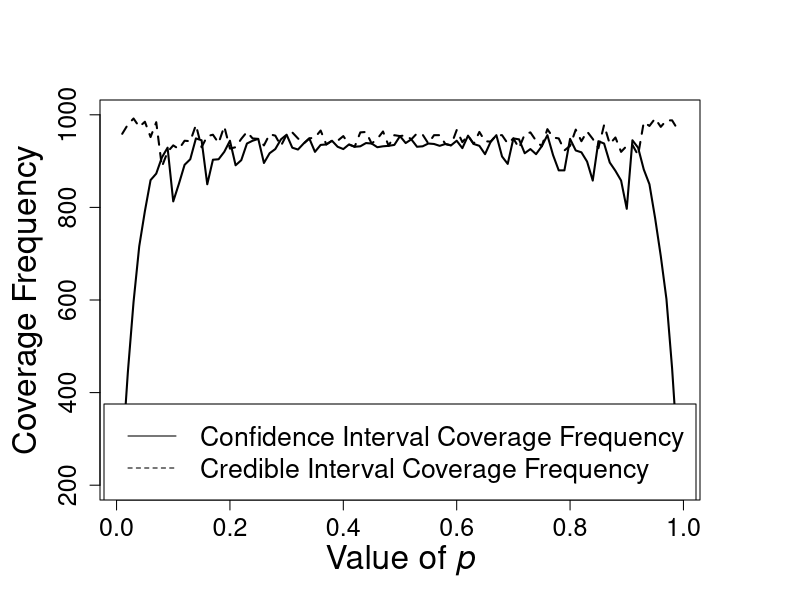
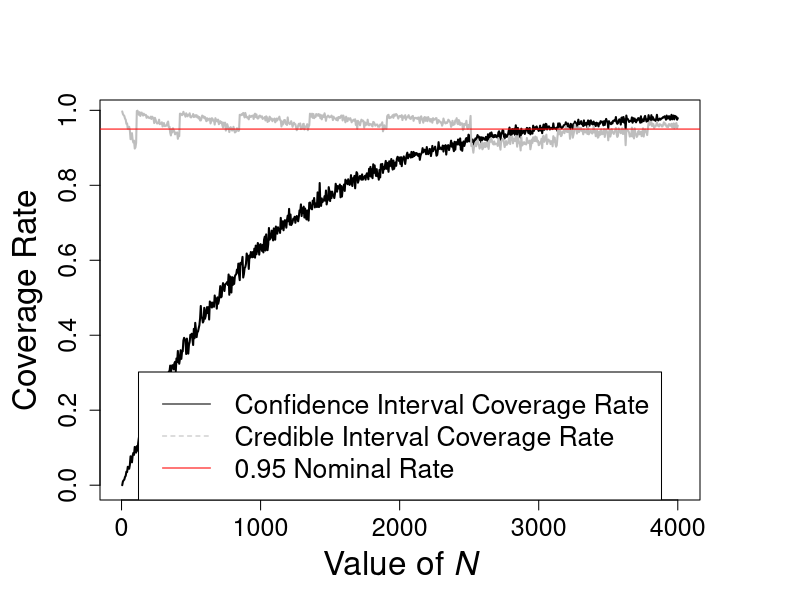

Write the R code that produced these figures, in order.
################# part a & b ###############
# generate the probability sequence
ps <- seq(0.01, 0.99, 0.01)
# define the function for sampling
sim <- function(p, N = 30) {
  xs <- rbinom(1000, N, p)
  return(xs)
}
## Note: change N to 50, 100 and 1000 for part b
N <- 30
xss <- sapply(ps, function(x){sim(x, N = N)})
phat <- xss / N
# lower and upper bounds
conf_lower <- phat - 1.96 * sqrt(phat * (1 - phat) / N)
conf_upper <- phat + 1.96 * sqrt(phat * (1 - phat) / N)
# if the interval covers the truth
conf_cover <- matrix(NA, 1000, length(ps))
for (i in 1:length(ps)) {
  conf_cover[, i] <- (conf_upper[, i] >= ps[i]) & (conf_lower[, i] <= ps[i])
}
conf_freq <- apply(conf_cover, 2, sum)

# The prior distribution is Beta(1/2, 1/2)
cred_lower <- qbeta(0.025, xss + 1/2, N - xss + 1/2)
cred_upper <- qbeta(0.975, xss + 1/2, N - xss + 1/2)
# if the interval covers the true value
cred_cover <- matrix(NA, 1000, length(ps))
for (i in 1:length(ps)) {
  cred_cover[, i] <- (cred_upper[, i] >= ps[i]) & (cred_lower[, i] <= ps[i])
}
cred_freq <- apply(cred_cover, 2, sum)

par(mar = c(5, 5, 5, 5))
plot(ps, conf_freq, type = 'l', lwd = 2, 
     ylim = c(200, 1000), 
     xlab = substitute(paste("Value of ", italic('p'))),
     ylab = "Coverage Frequency",
     cex.axis = 1.5,
     cex.lab = 2)
lines(ps, cred_freq, lwd = 2, lty = 2)
legend("bottom", 
       c("Confidence Interval Coverage Frequency", 
         "Credible Interval Coverage Frequency"), 
       lty = c(1, 2), cex = 1.6)

############### part c & d ##################
set.seed(12345)
p <- 0.001
Ns <- seq(5, 4000, 5)
xss2 <- sapply(Ns, function(x){sim(p = p, N = x)})

phat2 <- matrix(NA, 1000, length(Ns))
for (i in 1:length(Ns)) {
  phat2[, i] <- xss2[, i] / Ns[i]
}
# lower and upper bounds
conf_lower2 <- phat2 - 1.96 * sqrt(phat2 * (1 - phat2) / N)
conf_upper2 <- phat2 + 1.96 * sqrt(phat2 * (1 - phat2) / N)
# if the interval covers the truth
conf_cover2 <- (conf_upper2 >= p) & (conf_lower2 <= p)
conf_rate2 <- apply(conf_cover2, 2, sum) / 1000

# The prior distribution is Beta(1/2, 1/2)
cred_lower2 <- matrix(NA, 1000, length(Ns))
cred_upper2 <- matrix(NA, 1000, length(Ns))
for (i in 1:length(Ns)) {
  cred_lower2[, i] <- qbeta(0.025, xss2[, i] + 1/2, Ns[i] - xss2[, i] + 1/2)
  cred_upper2[, i] <- qbeta(0.975, xss2[, i] + 1/2, Ns[i] - xss2[, i] + 1/2)
}

# if the interval covers the true value
cred_cover2 <- (cred_upper2 >= p) & (cred_lower2 <= p)
cred_rate2 <- apply(cred_cover2, 2, sum) / 1000
# plot
plot(Ns, conf_rate2, type = 'l', lwd = 2, 
     xlab = substitute(paste("Value of ", italic('N'))),
     ylab = "Coverage Rate",
     cex.axis = 1.5,
     cex.lab = 2)
lines(Ns, cred_rate2, lwd = 2, lty = 7, col = "gray")
abline(a = 0.95, b = 0, col = "red")
legend("bottom", 
       c("Confidence Interval Coverage Rate", 
         "Credible Interval Coverage Rate",
         "0.95 Nominal Rate"), 
       col = c("black", "gray", "red"),
       lty = c(1, 2), cex = 1.6)
# Calculation
idx1 <- min(which(abs(conf_rate2 - 0.95) < 0.01))
Ns[idx1]
idx2 <- min(which(abs(cred_rate2 - 0.95) < 0.01))
Ns[idx2]
